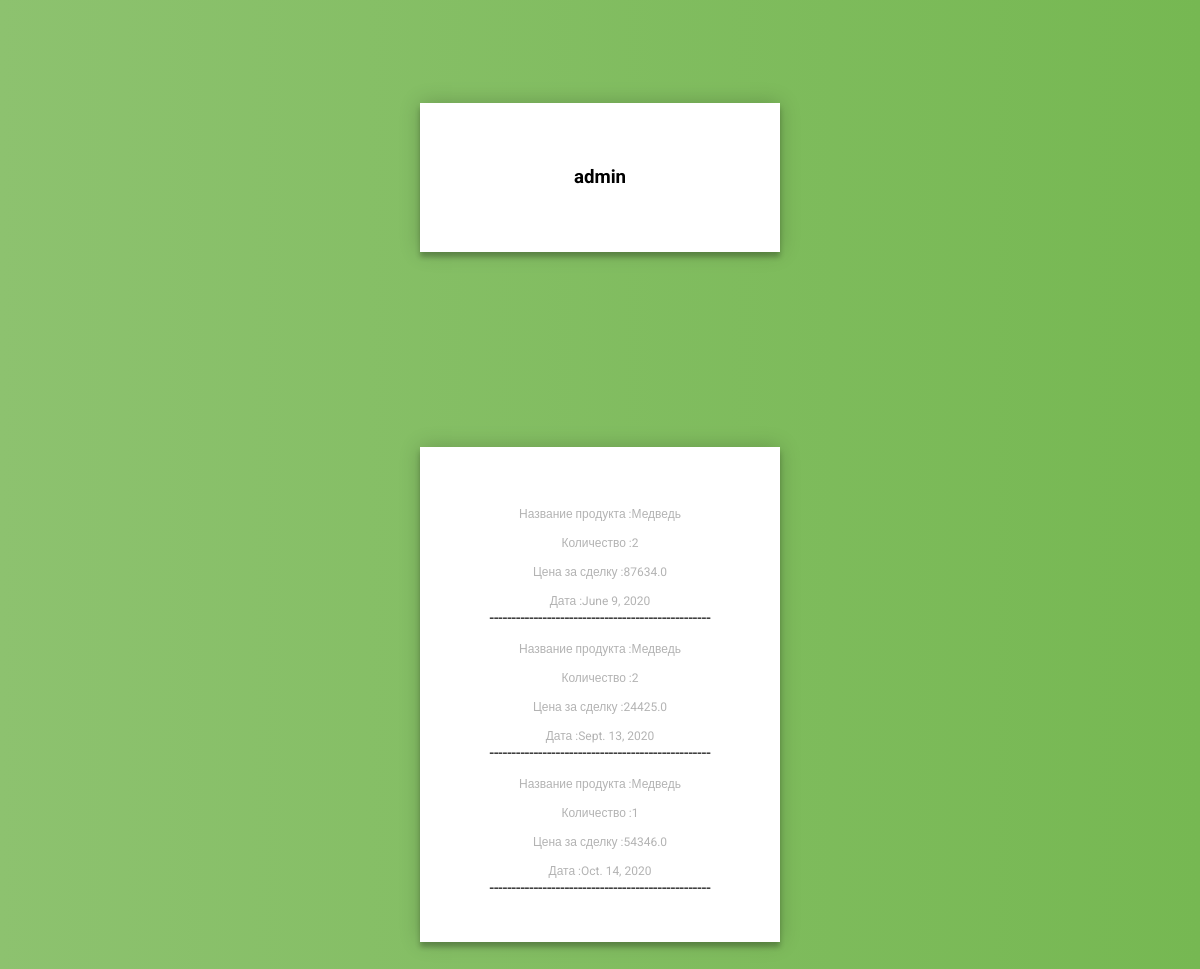
Screenshot of /account/1 with the database file from the repository.
### app/models.py (models this page shows)
class Auction(models.Model):
    product = models.CharField(max_length=50)
    count = models.IntegerField()
    cost = models.FloatField()
    username = models.CharField(max_length=50)
    date = models.DateField()

### app/views.py (the view)
# urls.py: path('account/<int:user_id>', account, name="account_url"),
def account(request, user_id):
    context = {"user": User.objects.get(id=user_id), "data_a":Auction.objects.all()}
    return render(request, "account.html", context)

### templates/account.html (shortened to what this page needs)
{% extends 'base.html' %}
{% block body %}
<div class="login-page">
  <div class="form">
    <div class="login-form" method="post">
        <p class="message"><h3>{{ user.username }}</h3></p>
    </div>
  </div>
</div>
    <div class="login-page">
  <div class="form">
    <div class="login-form" method="post">
            {% for a in data_a %}
                {% if a.username == user.username %}
                    <p class="message">Название продукта :{{ a.product }}<br></p>
        <p class="message">Количество :{{ a.count }}<br></p>
        <p class="message">Цена за сделку :{{ a.cost }}<br></p>
        <p class="message">Дата :{{ a.date }}<br></p>
                    --------------------------------------------------
                {% endif %}
        {% endfor %}
    </div>
  </div>
</div>
{% endblock %}

### templates/base.html (style rules this page uses)
.login-page { width: 360px; padding: 8% 0 0; margin: auto; }
.form { position: relative; z-index: 1; background: #FFFFFF; max-width: 360px; margin: 0 auto 100px; padding: 45px; text-align: center; box-shadow: 0 0 20px 0 rgba(0, 0, 0, 0.2), 0 5px 5px 0 rgba(0, 0, 0, 0.24); }
.form .message { margin: 15px 0 0; color: #b3b3b3; font-size: 12px; }
body { background: #76b852; background: -webkit-linear-gradient(right, #76b852, #8DC26F); background: -moz-linear-gradient(right, #76b852, #8DC26F); background: -o-linear-gradient(right, #76b852, #8DC26F); background: linear-gradient(to left, #76b852, #8DC26F); font-family: "Roboto", sans-serif; -webkit-font-smoothing: antialiased; -moz-osx-font-smoothing: grayscale; }

### rows the page displays
Auction: product "Медведь", count "2", cost "87634.0", date "June 9, 2020"
Auction: product "Медведь", count "2", cost "24425.0", date "Sept. 13, 2020"
Auction: product "Медведь", count "1", cost "54346.0", date "Oct. 14, 2020"

### other values shown
{{ user.username }} "admin"
